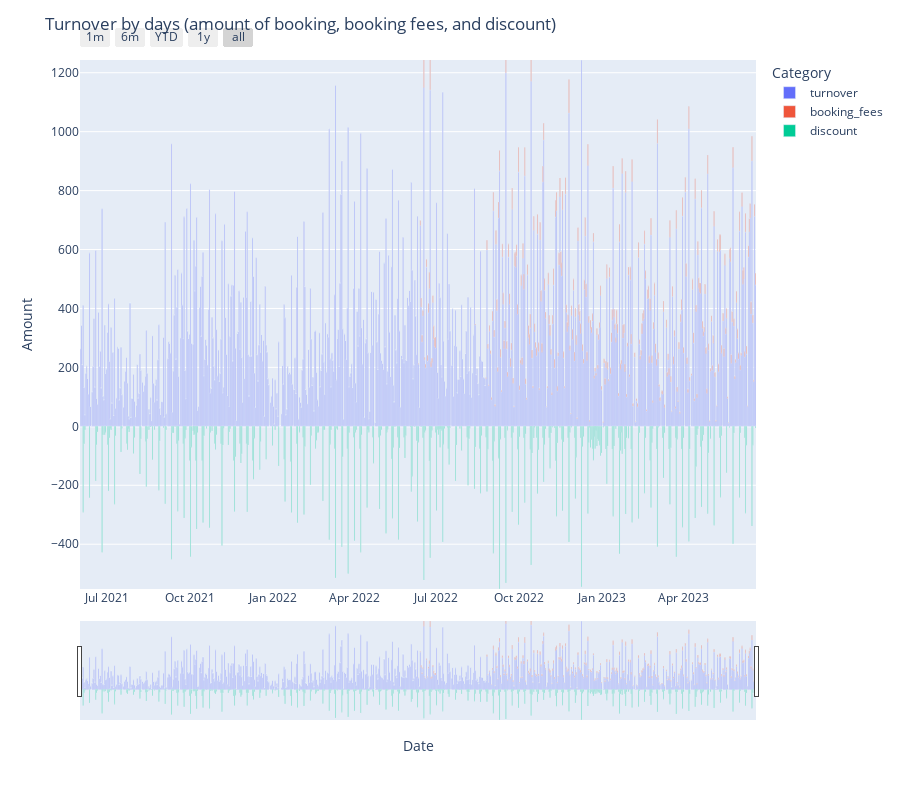

Notebook cell for this chart:
### Code cell
# Multiply the discount column by -1 to make it negative
df_turnover['discount'] = df_turnover['discount'] * -1

# Reshape the DataFrame using melt
df_melted = df_turnover[['date', 'turnover', 'booking_fees', 'discount']].melt(id_vars='date', var_name='category', value_name='amount')

# Create the bar chart
fig = px.bar(df_melted, x='date', y='amount', color='category', barmode='relative',
             labels={'amount': 'Amount', 'category': 'Category'})

# Set the y-axis range to include negative values
fig.update_layout(yaxis_range=[df_melted['amount'].min(), df_melted['amount'].max()])

# Customize the layout
fig.update_layout(
    xaxis_title='Date',
    yaxis_title='Amount',
    legend_title='Category',
    barmode='relative',
    bargap=0.2,
    bargroupgap=0.1
)

# Add range slider and selectors
fig.update_layout(
    xaxis=dict(
        rangeselector=dict(
            buttons=list([
                dict(count=1, label="1m", step="month", stepmode="backward"),
                dict(count=6, label="6m", step="month", stepmode="backward"),
                dict(count=1, label="YTD", step="year", stepmode="todate"),
                dict(count=1, label="1y", step="year", stepmode="backward"),
                dict(step="all")
            ])
        ),
        rangeslider=dict(visible=True)
    ),
    title="Turnover by days (amount of booking, booking fees, and discount)"
)

# Set the height of the plot
fig.update_layout(height=800)

# Show the graph
fig.show()

### Figure 1 — Plotly figure (JSON) as saved in the notebook; plotly's stock layout.template omitted (floating-point values rounded to 4 significant figures; data arrays with more than 128 entries replaced by an {"elided": "..."} marker saying what was removed)
{"data": [{"alignmentgroup": "True", "hovertemplate": "Category=turnover<br>date=%{x}<br>Amount=%{y}<extra></extra>", "legendgroup": "turnover", "marker": {"color": "#636efa", "pattern": {"shape": ""}}, "name": "turnover", "offsetgroup": "turnover", "orientation": "v", "showlegend": true, "textposition": "auto", "type": "bar", "x": {"elided": "750 str values"}, "xaxis": "x", "y": {"elided": "750 float values"}, "yaxis": "y"}, {"alignmentgroup": "True", "hovertemplate": "Category=booking_fees<br>date=%{x}<br>Amount=%{y}<extra></extra>", "legendgroup": "booking_fees", "marker": {"color": "#EF553B", "pattern": {"shape": ""}}, "name": "booking_fees", "offsetgroup": "booking_fees", "orientation": "v", "showlegend": true, "textposition": "auto", "type": "bar", "x": {"elided": "750 str values"}, "xaxis": "x", "y": {"elided": "750 float values"}, "yaxis": "y"}, {"alignmentgroup": "True", "hovertemplate": "Category=discount<br>date=%{x}<br>Amount=%{y}<extra></extra>", "legendgroup": "discount", "marker": {"color": "#00cc96", "pattern": {"shape": ""}}, "name": "discount", "offsetgroup": "discount", "orientation": "v", "showlegend": true, "textposition": "auto", "type": "bar", "x": {"elided": "750 str values"}, "xaxis": "x", "y": {"elided": "750 float values"}, "yaxis": "y"}], "layout": {"bargap": 0.2, "bargroupgap": 0.1, "barmode": "relative", "height": 800, "legend": {"title": {"text": "Category"}, "tracegroupgap": 0}, "margin": {"t": 60}, "title": {"text": "Turnover by days (amount of booking, booking fees, and discount)"}, "xaxis": {"anchor": "y", "domain": [0, 1], "rangeselector": {"buttons": [{"count": 1, "label": "1m", "step": "month", "stepmode": "backward"}, {"count": 6, "label": "6m", "step": "month", "stepmode": "backward"}, {"count": 1, "label": "YTD", "step": "year", "stepmode": "todate"}, {"count": 1, "label": "1y", "step": "year", "stepmode": "backward"}, {"step": "all"}]}, "rangeslider": {"visible": true}, "title": {"text": "Date"}}, "yaxis": {"anchor": "x", "domain": [0, 1], "range": [-552, 1243.0], "title": {"text": "Amount"}}}}
